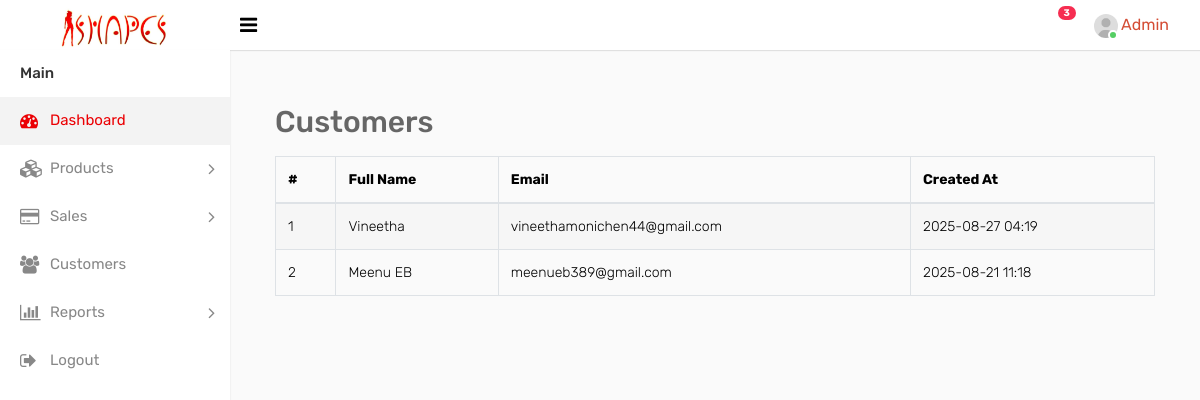
The app's page /customers/ with its own data.
### Shape_App/models.py (models this page shows)
class tbl_Signup(models.Model):
    fullname=models.CharField(max_length=100,null=True)
    email=models.EmailField(null=True)
    password=models.CharField(max_length=100,null=True)
    created_at = models.DateTimeField(auto_now_add=True)
    updated_at = models.DateTimeField(auto_now=True)

### Shape_App/views.py (the view)
# urls.py: path("customers/",views.customers,name="customers"),
def customers(request):
    customers = tbl_Signup.objects.all().order_by('-created_at')  # latest first
    return render(request, "customers.html", {"customers": customers})

### templates/customers.html
{% include "navbar.html" %}
{% block content %}
<div class="container mt-4">
    <h2 class="mb-3">Customers</h2>
    <table class="table table-bordered table-striped">
        <thead>
            <tr>
                <th>#</th>
                <th>Full Name</th>
                <th>Email</th>
                <th>Created At</th>
            </tr>
        </thead>
        <tbody>
            {% for customer in customers %}
            <tr>
                <td>{{ forloop.counter }}</td>
                <td>{{ customer.fullname }}</td>
                <td>{{ customer.email }}</td>
                <td>{{ customer.created_at|date:"Y-m-d H:i" }}</td>
            </tr>
            {% empty %}
            <tr>
                <td colspan="4" class="text-center">No customers found.</td>
            </tr>
            {% endfor %}
        </tbody>
    </table>
</div>
{% endblock %}

### templates/navbar.html (style rules this page uses)
:root { --primary-color: #eb0004; }

### records on screen
tbl_Signup: fullname "Vineetha", email "vineethamonichen44@gmail.com", created_at "2025-08-27 04:19"
tbl_Signup: fullname "Meenu EB", email "meenueb389@gmail.com", created_at "2025-08-21 11:18"
